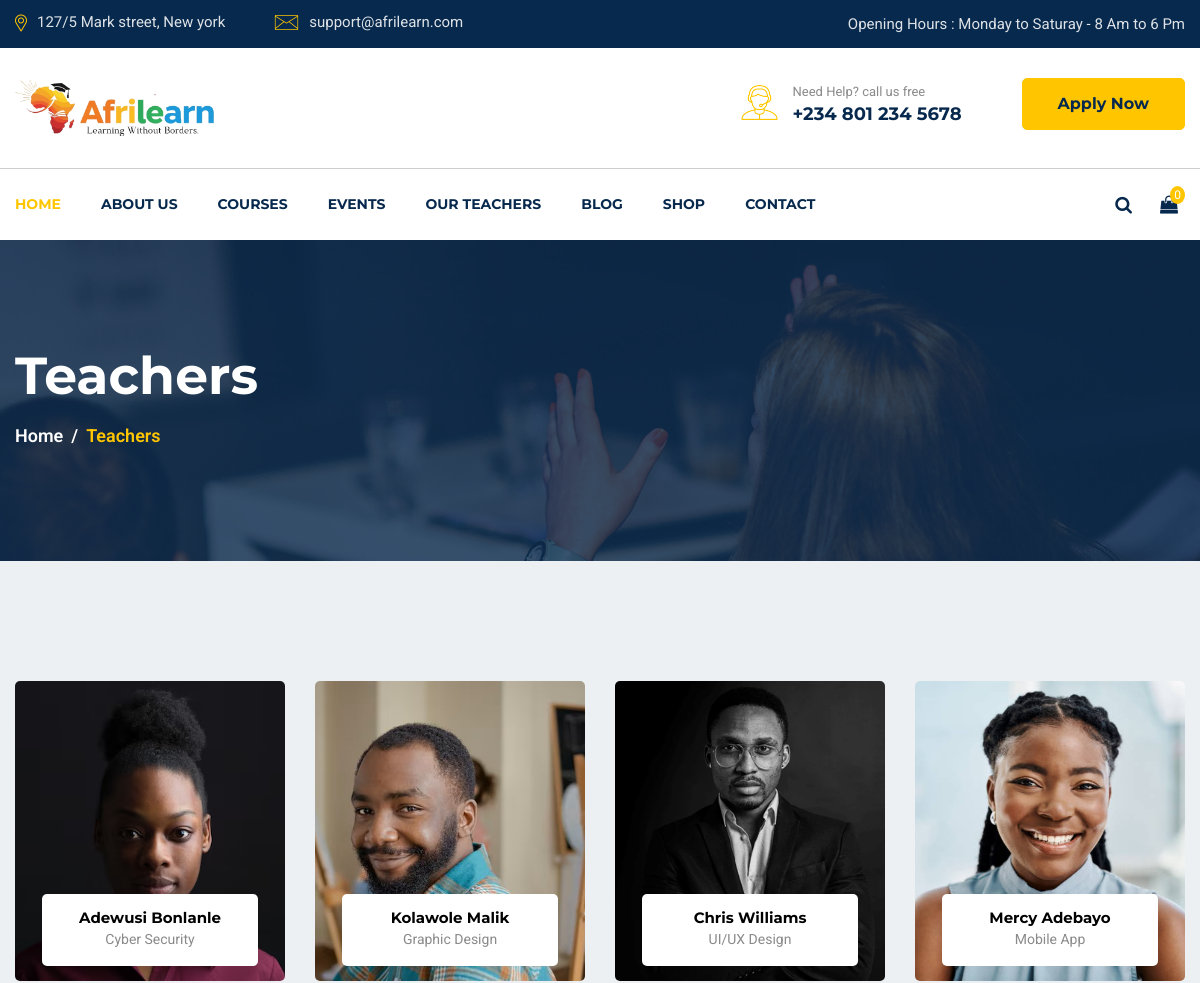
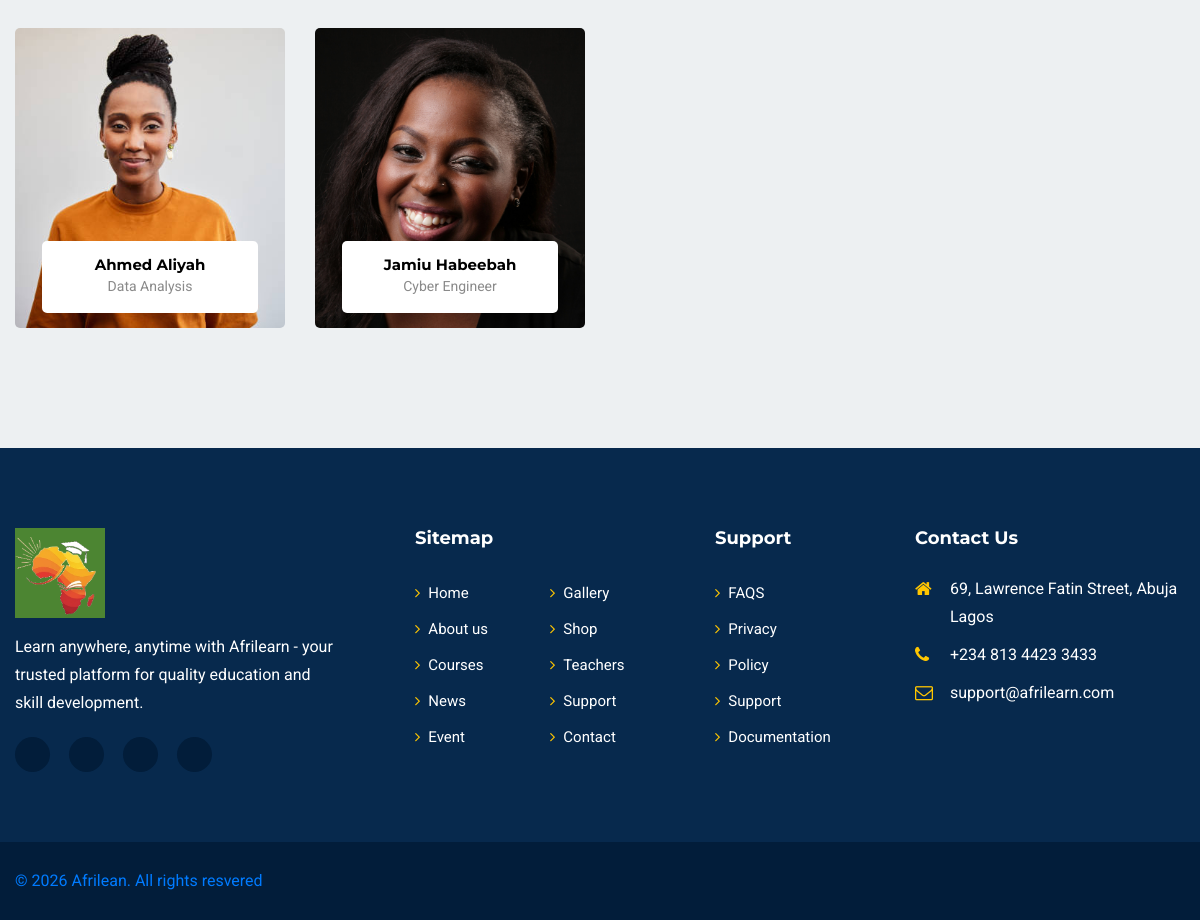
Screenshot of /teachers/ with the database file from the repository (2 pictures, top to bottom).
### Main/models.py (models this page shows, shortened)
class Teacher(models.Model):
        name = models.CharField(max_length=100)
        title = models.CharField(max_length=150)
        photo = models.ImageField(upload_to="teachers/")
        slug = models.SlugField(unique=True)
        is_featured = models.BooleanField(default=True)
        created_at = models.DateTimeField(auto_now_add=True)

### Main/views.py (the view)
# urls.py: path('teachers/', views.teachers, name="teachers"),
def teachers(request):
    teachers=Teacher.objects.all()
    return render(request, "teachers.html", {"teachers": teachers})

### templates/teachers.html (shortened to what this page needs)
{% extends 'base.html' %}
 {% load static %}
{% block content %}
    <section id="page-banner" class="pt-105 pb-110 bg_cover" data-overlay="8" style="background-image: url(images/page-banner-3.jpg)">
        <div class="container">
            <div class="row">
                <div class="col-lg-12">
                    <div class="page-banner-cont">
                        <h2>Teachers</h2>
                        <nav aria-label="breadcrumb">
                            <ol class="breadcrumb">
                                <li class="breadcrumb-item"><a href="#">Home</a></li>
                                <li class="breadcrumb-item active" aria-current="page">Teachers</li>
                            </ol>
                        </nav>
                    </div>
                </div>
            </div>
        </div>
    </section>
    <section id="teachers-page" class="pt-90 pb-120 gray-bg">
        <div class="container">
           <div class="row">
            {% for teacher in teachers %}
               <div class="col-lg-3 col-sm-6">
                   <div class="singel-teachers mt-30 text-center">
                        <div class="image">
                            {% if teacher.photo %}
                            <img src="{{ teacher.photo.url }}"  height="300px"   style="object-fit:cover" alt="{{ teacher.name }}">
                            {% else %}
                             <img src="{% static 'images/teachers/t-5.jpg' %} " height="300px"   style="object-fit:cover" alt="Teachers">
                             {% endif %}
                        </div>
                        <div class="cont">
                            <a href="{% url 'teacher_detail' teacher.slug %}"><h6>{{ teacher.name }}</h6></a>
                            <span>{{ teacher.title }}</span>
                        </div>
                    </div>
               </div>
               {% endfor %}
           </div>
        </div>
    </section>
{% endblock %}

### templates/base.html (shortened to what this page needs)
 {% load static %}
<!doctype html>
<html lang="en">
<head>
    <link rel="stylesheet" href="{% static 'css/slick.css' %}">
    <link rel="stylesheet" href="{% static 'css/animate.css' %}">
    <link rel="stylesheet" href="{% static 'css/nice-select.css' %}">
    <link rel="stylesheet" href="{% static 'css/jquery.nice-number.min.css' %}">
    <link rel="stylesheet" href="{% static 'css/magnific-popup.css' %}">
    <link rel="stylesheet" href="{% static 'css/bootstrap.min.css' %}">
    <link rel="stylesheet" href="{% static 'css/font-awesome.min.css' %}">
    <link rel="stylesheet" href="{% static 'css/default.css' %}">
    <link rel="stylesheet" href="{% static 'css/style.css' %}">
    <link rel="stylesheet" href="{% static 'css/responsive.css' %}">
</head>
<body>
    <header id="header-part">
        <div class="header-top d-none d-lg-block">
            <div class="container">
                <div class="row">
                    <div class="col-lg-6">
                        <div class="header-contact text-lg-left text-center">
                            <ul>
                                <li><img src="{% static 'images/all-icon/map.png' %}" alt="icon"><span>127/5 Mark street, New york</span></li>
                                <li><img src="{% static 'images/all-icon/email.png' %}" alt="icon"><span> support@afrilearn.com </span></li>
                            </ul>
                        </div>
                    </div>
                    <div class="col-lg-6">
                        <div class="header-opening-time text-lg-right text-center">
                            <p>Opening Hours : Monday to Saturay - 8 Am to 6 Pm</p>
                        </div>
                    </div>
                </div>
            </div>
        </div>
        <div class="header-logo-support pt-30 pb-30">
            <div class="container">
                <div class="row">
                    <div class="col-lg-4 col-md-4">
                        <div class="logo">
                            <a href="index-2.html">
                                <img src="{% static 'images/Afrilogo.png' %}" height="60px" alt="Logo">
                            </a>
                        </div>
                    </div>
                    <div class="col-lg-8 col-md-8">
                        <div class="support-button float-right d-none d-md-block">
                            <div class="support float-left">
                                <div class="icon">
                                    <img src="{% static 'images/all-icon/support.png' %}" alt="icon">
                                </div>
                                <div class="cont">
                                    <p>Need Help? call us free</p>
                                    <span> +234 801 234 5678 </span>
                                </div>
                            </div>
                            <div class="button float-left">
                                <a href="#" class="main-btn">Apply Now</a>
                            </div>
                        </div>
                    </div>
                </div>
            </div>
        </div>
        <div class="navigation">
            <div class="container">
                <div class="row">
                    <div class="col-lg-10 col-md-10 col-sm-9 col-8">
                        <nav class="navbar navbar-expand-lg">
                            <div class="collapse navbar-collapse sub-menu-bar" id="navbarSupportedContent">
                                <ul class="navbar-nav mr-auto">
                                    <li class="nav-item">
                                        <a class="active" href="{% url "home"%}">Home</a>
                                    </li>
                                    <li class="nav-item">
                                        <a href="{% url 'about' %}">About us</a>
                                    </li>
                                    <li class="nav-item">
                                        <a href="{% url 'courses' %}">Courses</a>
                                    </li>
                                    <li class="nav-item">
                                        <a href="{% url 'events' %}">Events</a>
                                    <li class="nav-item">
                                        <a href="{% url 'teachers' %}">Our Teachers</a>
                                    </li>
                                    </li>
                                    <li class="nav-item">
                                        <a href="{% url 'blog' %}">Blog</a>
                                    </li>
                                    <li class="nav-item">
                                        <a href="{% url 'shop' %}">Shop</a>
                                    </li>
                                    <li class="nav-item">
                                        <a href="{% url 'contact' %}">Contact</a>
                                    </li>
                                </ul>
                            </div>
                        </nav>
                    </div>
                    <div class="col-lg-2 col-md-2 col-sm-3 col-4">
                        <div class="right-icon text-right">
                            <ul>
                                <li><a href="#" id="search"><i class="fa fa-search"></i></a></li>
                                <li><a href="#"><i class="fa fa-shopping-bag"></i><span>0</span></a></li>
                            </ul>
                        </div>
                    </div>
                </div>
            </div>
        </div>
    </header>
   {% block content %}
{% endblock %}
    <footer id="footer-part">
        <div class="footer-top pt-40 pb-70">
            <div class="container">
                <div class="row">
                    <div class="col-lg-4 col-md-6">
                        <div class="footer-about mt-40">
                            <div class="logo">
                                <a href="#"><img src="{% static 'images/Afrilearn-icon.png' %}" height="90px"alt="Logo"></a>
                            </div>
                            <p>Learn anywhere, anytime with Afrilearn - your trusted platform for quality education  and skill development.</p>
                            <ul class="mt-20">
                                <li><a href="#"><i class="fa-brands fa-facebook-f"></i></a></li>
                                <li><a href="#"><i class="fa-brands fa-twitter"></i></a></li>
                                <li><a href="#"><i class="fa-brands fa-google-plus"></i></a></li>
                                <li><a href="#"><i class="fa-brands fa-instagram"></i></a></li>
                            </ul>
                        </div>
                    </div>
                    <div class="col-lg-3 col-md-6 col-sm-6">
                        <div class="footer-link mt-40">
                            <div class="footer-title pb-25">
                                <h6>Sitemap</h6>
                            </div>
                            <ul>
                                <li><a href=" {% url 'home' %}"><i class="fa fa-angle-right"></i>Home</a></li>
                                <li><a href=" {% url 'about' %}"><i class="fa fa-angle-right"></i>About us</a></li>
                                <li><a href="{% url 'courses' %}"><i class="fa fa-angle-right"></i>Courses</a></li>
                                <li><a href="{% url 'blog' %}"><i class="fa fa-angle-right"></i>News</a></li>
                                <li><a href="{% url 'events' %}"><i class="fa fa-angle-right"></i>Event</a></li>
                            </ul>
                            <ul>
                                <li><a href="#"><i class="fa fa-angle-right"></i>Gallery</a></li>
                                <li><a href="{% url 'shop' %}"><i class="fa fa-angle-right"></i>Shop</a></li>
                                <li><a href="{% url 'teachers' %}"><i class="fa fa-angle-right"></i>Teachers</a></li>
                                <li><a href="{% url 'support' %}"><i class="fa fa-angle-right"></i>Support</a></li>
                                <li><a href="{% url 'contact' %}"><i class="fa fa-angle-right"></i>Contact</a></li>
                            </ul>
                        </div>
                    </div>
                    <div class="col-lg-2 col-md-6 col-sm-6">
                        <div class="footer-link support mt-40">
                            <div class="footer-title pb-25">
                                <h6>Support</h6>
                            </div>
                            <ul>
                                <li><a href="{% urls ''}"><i class="fa fa-angle-right"></i>FAQS</a></li>
                                <li><a href="#"><i class="fa fa-angle-right"></i>Privacy</a></li>
                                <li><a href="#"><i class="fa fa-angle-right"></i>Policy</a></li>
                                <li><a href="#"><i class="fa fa-angle-right"></i>Support</a></li>
                                <li><a href="#"><i class="fa fa-angle-right"></i>Documentation</a></li>
                            </ul>
                        </div>
                    </div>
                    <div class="col-lg-3 col-md-6">
                        <div class="footer-address mt-40">
                            <div class="footer-title pb-25">
                                <h6>Contact Us</h6>
                            </div>
                            <ul>
                                <li>
                                    <div class="icon">
                                        <i class="fa fa-home"></i>
                                    </div>
                                    <div class="cont">
                                        <p>69, Lawrence Fatin Street, Abuja Lagos</p>
                                    </div>
                                </li>
                                <li>
                                    <div class="icon">
                                        <i class="fa fa-phone"></i>
                                    </div>
                                    <div class="cont">
                                        <p>+234 813 4423 3433</p>
                                    </div>
                                </li>
                                <li>
                                    <div class="icon">
                                        <i class="fa fa-envelope-o"></i>
                                    </div>
                                    <div class="cont">
                                        <p> support@afrilearn.com </p>
                                    </div>
                                </li>
                            </ul>
                        </div>
                    </div>
                </div>
            </div>
        </div>
        <div class="footer-copyright pt-10 pb-25">
            <div class="container">
                <div class="row">
                    <div class="col-md-8">
                        <div class="copyright text-md-left text-center pt-15">
                            <p><a target="_blank" href="https://www.templateshub.net">&copy; <script> document.write(new Date().getFullYear())</script> Afrilean. All rights resvered </a> </p>
                        </div>
                    </div>
                    <div class="col-md-4">
                        <div class="copyright text-md-right text-center pt-15">
                        </div>
                    </div>
                </div>
            </div>
        </div>
    </footer>
</body>
</html>

### static/css/default.css (style rules this page uses)
.mt-20 { margin-top: 20px; }
.mt-30 { margin-top: 30px; }
.mt-40 { margin-top: 40px; }
.pt-10 { padding-top: 10px; }
.pt-15 { padding-top: 15px; }
.pt-30 { padding-top: 30px; }
.pt-40 { padding-top: 40px; }
.pt-90 { padding-top: 90px; }
.pt-105 { padding-top: 105px; }
.pb-25 { padding-bottom: 25px; }
.pb-30 { padding-bottom: 30px; }
.pb-70 { padding-bottom: 70px; }
.pb-110 { padding-bottom: 110px; }
.pb-120 { padding-bottom: 120px; }
.gray-bg { background: #edf0f2; }
[data-overlay] { position: relative; }
[data-overlay]::before { background: #07294d none repeat scroll 0 0; content: ""; height: 100%; left: 0; position: absolute; top: 0; width: 100%; z-index: 1; }
[data-overlay="8"]::before { opacity: 0.8; }

### rows the page displays
Teacher: photo (picture), name "Adewusi Bonlanle", title "Cyber Security"
Teacher: photo (picture), name "Kolawole Malik", title "Graphic Design"
Teacher: photo (picture), name "Chris Williams", title "UI/UX Design"
Teacher: photo (picture), name "Mercy Adebayo", title "Mobile App"
Teacher: photo (picture), name "Ahmed Aliyah", title "Data Analysis"
Teacher: photo (picture), name "Jamiu Habeebah", title "Cyber Engineer"
